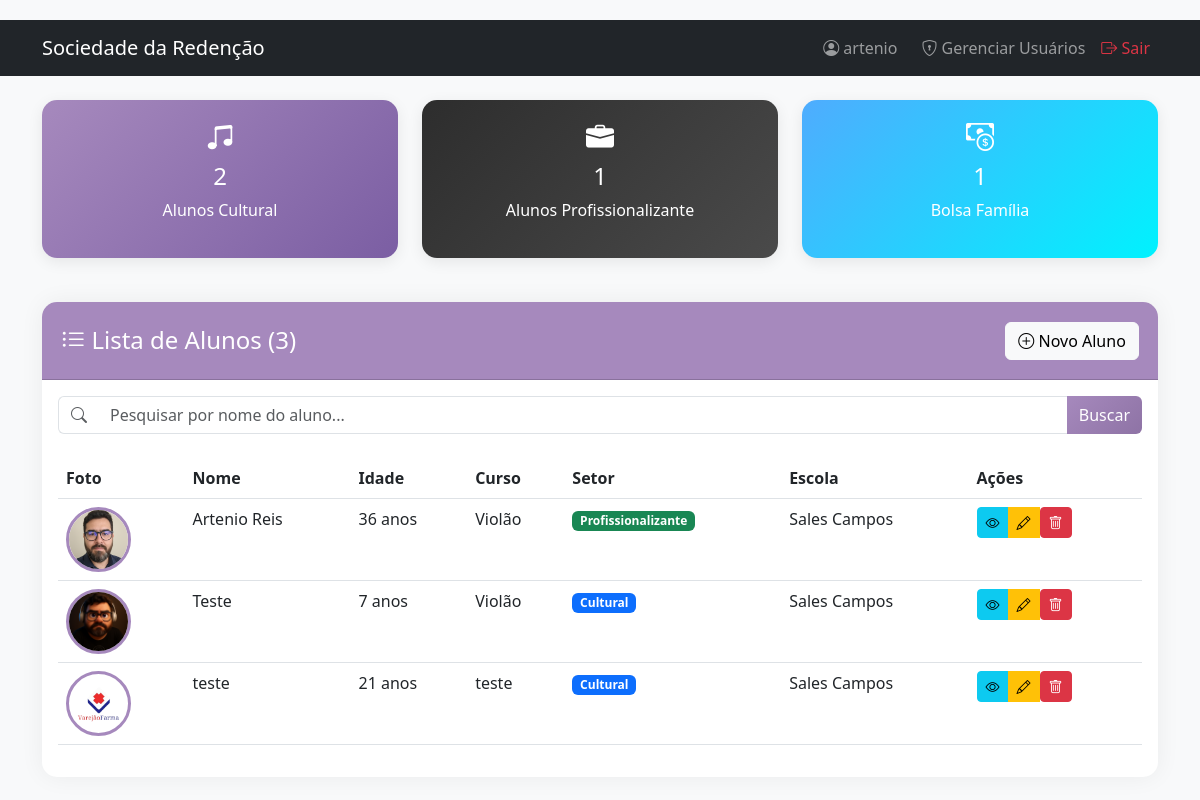
The app's page / (signed in) with its own data.
### models.py (models this page shows, shortened)
class Aluno(db.Model):
    id = db.Column(db.Integer, primary_key=True)
    foto = db.Column(db.String(200), nullable=True)
    nome_completo = db.Column(db.String(100), nullable=False)
    data_nascimento = db.Column(db.Date, nullable=False)
    idade = db.Column(db.Integer, nullable=False)
    nome_pais = db.Column(db.String(100), nullable=False)
    curso = db.Column(db.String(100), nullable=False)
    setor = db.Column(db.String(20), nullable=False)
    endereco = db.Column(db.String(200), nullable=False)
    escola = db.Column(db.String(100), nullable=False)
    trabalho_ficha_adulto = db.Column(db.Boolean, default=False)
    nome_trabalho_profissao = db.Column(db.String(100), nullable=True)
    bolsa_familia = db.Column(db.Boolean, default=False)
    irmaos = db.Column(db.Integer, default=0)
    renda_familiar = db.Column(db.Float, nullable=False)
    pessoas_residencia = db.Column(db.Integer, nullable=False)
    observacao = db.Column(db.Text, nullable=True)
    data_cadastro = db.Column(db.DateTime, default=datetime.utcnow)

### app.py (the view)
@app.route('/')
@login_required
def index():
    termo_busca = request.args.get('q', '')
    if termo_busca:
        alunos = Aluno.query.filter(Aluno.nome_completo.ilike(f'%{termo_busca}%')).order_by(Aluno.nome_completo).all()
    else:
        alunos = Aluno.query.order_by(Aluno.nome_completo).all()
    cultural = Aluno.query.filter_by(setor='CULTURAL').count()
    profissional = Aluno.query.filter_by(setor='PROFISSIONALIZANTE').count()
    bolsa = Aluno.query.filter_by(bolsa_familia=True).count()
    return render_template('index.html', alunos=alunos, cultural=cultural, profissionalizante=profissional, bolsa_familia=bolsa, total_alunos=len(alunos), termo_busca=termo_busca)

### app.py (called while the page is built)
def login_required(f):
    @wraps(f)
    def decorated_function(*args, **kwargs):
        if 'logged_in' not in session:
            return redirect(url_for('login'))
        return f(*args, **kwargs)
    return decorated_function

@app.context_processor
def utility_processor():
    def format_currency(value): return f"R$ {value:,.2f}".replace('.', ',')
    def format_date(value): return value.strftime('%d/%m/%Y') if value else ""
    return dict(format_currency=format_currency, format_date=format_date, now=datetime.now())

### templates/index.html (shortened to what this page needs)
{% extends "base.html" %}
{% block content %}
<div class="row mb-4">
    <div class="col-md-4">
        <div class="stat-card stat-cultural">
            <h3><i class="bi bi-music-note-beamed"></i></h3>
            <h4>{{ cultural }}</h4>
            <p>Alunos Cultural</p>
        </div>
    </div>
    <div class="col-md-4">
        <div class="stat-card stat-profissional">
            <h3><i class="bi bi-briefcase-fill"></i></h3>
            <h4>{{ profissionalizante }}</h4>
            <p>Alunos Profissionalizante</p>
        </div>
    </div>
    <div class="col-md-4">
        <div class="stat-card stat-bolsa">
            <h3><i class="bi bi-cash-coin"></i></h3>
            <h4>{{ bolsa_familia }}</h4>
            <p>Bolsa Família</p>
        </div>
    </div>
</div>
<div class="card">
    <div class="card-header d-flex justify-content-between align-items-center">
        <h4 class="mb-0"><i class="bi bi-list-ul"></i> Lista de Alunos ({{ total_alunos }})</h4>
        <a href="{{ url_for('cadastrar') }}" class="btn btn-light">
            <i class="bi bi-plus-circle"></i> Novo Aluno
        </a>
    </div>
    <div class="card-body">
        <form method="GET" action="{{ url_for('index') }}" class="mb-4">
            <div class="input-group">
                <span class="input-group-text bg-white border-end-0">
                    <i class="bi bi-search text-muted"></i>
                </span>
                <input type="text" name="q" class="form-control border-start-0"
                       placeholder="Pesquisar por nome do aluno..." value="{{ termo_busca }}">
                <button class="btn btn-primary" type="submit">Buscar</button>
            </div>
        </form>
        {% if alunos %}
        <div class="table-responsive">
            <table class="table table-hover">
                <thead>
                    <tr>
                        <th>Foto</th>
                        <th>Nome</th>
                        <th>Idade</th>
                        <th>Curso</th>
                        <th>Setor</th>
                        <th>Escola</th>
                        <th>Ações</th>
                    </tr>
                </thead>
                <tbody>
                    {% for aluno in alunos %}
                    <tr>
                        <td>
                            {% if aluno.foto %}
                            <img src="{{ url_for('uploaded_file', filename=aluno.foto) }}"
                                 class="aluno-foto"
                                 alt="{{ aluno.nome_completo }}">
                            {% else %}
                            <div class="aluno-foto bg-secondary d-flex align-items-center justify-content-center">
                                <i class="bi bi-person-fill text-white" style="font-size: 2rem;"></i>
                            </div>
                            {% endif %}
                        </td>
                        <td>{{ aluno.nome_completo }}</td>
                        <td>{{ aluno.idade }} anos</td>
                        <td>{{ aluno.curso }}</td>
                        <td>
                            {% if aluno.setor == 'CULTURAL' %}
                            <span class="badge bg-primary">Cultural</span>
                            {% else %}
                            <span class="badge bg-success">Profissionalizante</span>
                            {% endif %}
                        </td>
                        <td>{{ aluno.escola }}</td>
                        <td>
                            <div class="btn-group" role="group">
                                <a href="{{ url_for('visualizar', id=aluno.id) }}"
                                   class="btn btn-sm btn-info"
                                   title="Visualizar">
                                    <i class="bi bi-eye"></i>
                                </a>
                                <a href="{{ url_for('editar', id=aluno.id) }}"
                                   class="btn btn-sm btn-warning"
                                   title="Editar">
                                    <i class="bi bi-pencil"></i>
                                </a>
                                <form action="{{ url_for('excluir', id=aluno.id) }}"
                                      method="POST"
                                      class="d-inline"
                                      onsubmit="return confirm('Tem certeza que deseja excluir este aluno?');">
                                    <button type="submit" class="btn btn-sm btn-danger" title="Excluir">
                                        <i class="bi bi-trash"></i>
                                    </button>
                                </form>
                            </div>
                        </td>
                    </tr>
                    {% endfor %}
                </tbody>
            </table>
        </div>
        {% endif %}
    </div>
</div>
{% endblock %}

### static/css/style.css (style rules this page uses)
:root { --primary-color: #a689bd; --secondary-color: #2d2d2d; --success-color: #28a745; --info-color: #17a2b8; --warning-color: #ffc107; --danger-color: #dc3545; --light-color: #f8f9fa; --dark-color: #2d2d2d; }
body { background-color: #f8f9fa; font-family: 'Segoe UI', Tahoma, Geneva, Verdana, sans-serif; padding-top: 20px; }
.card { border: none; box-shadow: 0 0 25px rgba(0,0,0,0.06); border-radius: 15px; margin-bottom: 25px; }
.card-header { background-color: var(--primary-color); color: white; border-radius: 15px 15px 0 0 !important; padding: 1.2rem; font-weight: 600; }
.btn-primary { background: linear-gradient(135deg, var(--primary-color) 0%, #8e73a5 100%); border: none; transition: 0.3s; }
.aluno-foto { width: 65px; height: 65px; object-fit: cover; border-radius: 50%; border: 3px solid var(--primary-color); background-color: #fff; }
.stat-card { text-align: center; padding: 20px; border-radius: 15px; color: white; margin-bottom: 20px; box-shadow: 0 4px 15px rgba(0,0,0,0.08); }
.stat-cultural { background: linear-gradient(135deg, var(--primary-color) 0%, #7b5ea3 100%); }
.stat-profissional { background: linear-gradient(135deg, var(--secondary-color) 0%, #4a4a4a 100%); }
.stat-bolsa { background: linear-gradient(135deg, #4facfe 0%, #00f2fe 100%); }

### records on screen
Aluno: foto (picture), nome_completo "Artenio Reis", idade "36", curso "Violão", shows "Profissionalizante", escola "Sales Campos"
Aluno: foto (picture), nome_completo "Teste", idade "7", curso "Violão", setor "Cultural", escola "Sales Campos"
Aluno: foto (picture), nome_completo "teste", idade "21", curso "teste", setor "Cultural", escola "Sales Campos"

### other values on screen
{{ session.username }} "artenio"
{{ cultural }} "2"
{{ profissionalizante }} "1"
{{ bolsa_familia }} "1"
{{ total_alunos }} "3"
